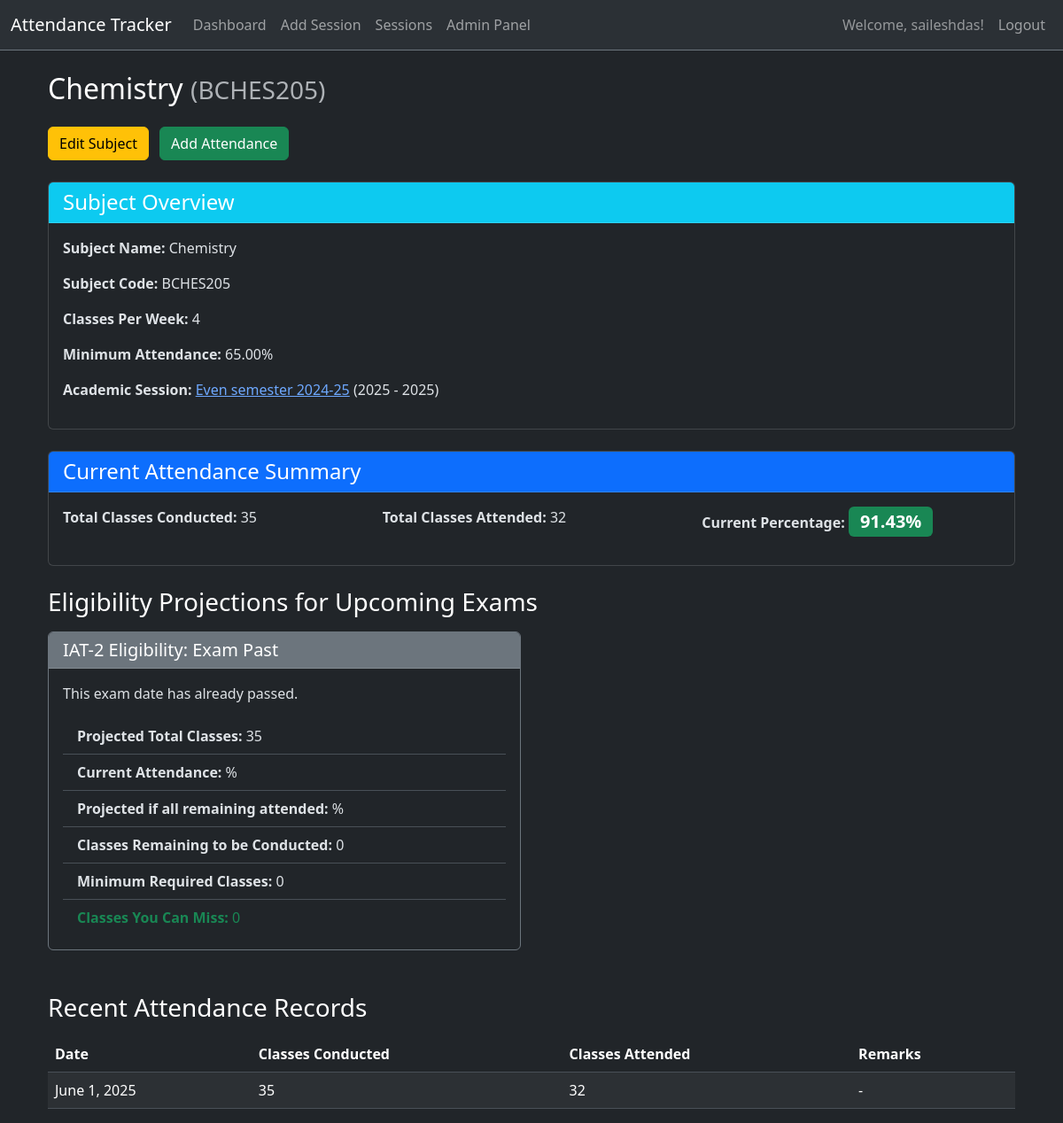
The page /subject/3/ (signed in) on the database its author committed.
### attendance/models.py (models this page shows, shortened)
class Subject(models.Model):
    session = models.ForeignKey(AcademicSession, on_delete=models.CASCADE, related_name='subjects')
    name = models.CharField(max_length=200)
    code = models.CharField(max_length=20, blank=True, null=True, help_text="e.g., CS301")
    classes_per_week = models.PositiveIntegerField(
        help_text="Number of classes (lectures/tutorials) for this subject per week."
    )
    minimum_attendance_percentage = models.DecimalField(
        max_digits=5, decimal_places=2, default=75.00,
        help_text="Minimum attendance required (e.g., 75.00 for 75%)"
    )
    class Meta:
        unique_together = ('session', 'name') # A subject name should be unique within a session

class AcademicSession(models.Model):
    user = models.ForeignKey(User, on_delete=models.CASCADE, related_name='academic_sessions')
    name = models.CharField(max_length=100, help_text="e.g., Odd Semester 2024-2025")
    start_date = models.DateField()
    end_date = models.DateField()
    is_current = models.BooleanField(default=False, help_text="Is this the active session for the user?")
    class Meta:
        unique_together = ('user', 'is_current')
        constraints = [
            models.UniqueConstraint(fields=['user'], condition=models.Q(is_current=True), name='unique_current_session')
        ]

class ExamDate(models.Model):
    session = models.ForeignKey(AcademicSession, on_delete=models.CASCADE, related_name='exam_dates')
    exam_type = models.CharField(
        max_length=100,
        help_text="e.g., Mid-Semester Exam 1, Internal Test 2, End-Semester Exam"
    )
    start_date = models.DateField()
    end_date = models.DateField(null=True, blank=True, help_text="Optional: End date of the exam period") # <--- ADD THIS LINE
    class Meta:
        unique_together = ('session', 'exam_type')
        ordering = ['start_date']

class AttendanceRecord(models.Model):
    subject = models.ForeignKey(Subject, on_delete=models.CASCADE, related_name='attendance_records')
    date = models.DateField()
    classes_conducted = models.PositiveIntegerField(
        default=1, help_text="Number of classes conducted on this date for the subject."
    )
    classes_attended = models.PositiveIntegerField(
        default=0, help_text="Number of classes attended by the student on this date for the subject."
    )
    class Meta:
        unique_together = ('subject', 'date') # Only one attendance record per subject per day
        ordering = ['-date'] # Order records by newest first

### attendance/views.py (the view, shortened to what this page needs)
# urls.py: path('subject/<int:pk>/', views.subject_detail, name='subject_detail'),
@login_required
def subject_detail(request, pk):
    subject = get_object_or_404(Subject, pk=pk, session__user=request.user)
    session = subject.session
    attendance_records = AttendanceRecord.objects.filter(subject=subject).order_by('date')
    total_conducted = sum(rec.classes_conducted for rec in attendance_records)
    total_attended = sum(rec.classes_attended for rec in attendance_records)
    current_percentage = (total_attended / total_conducted * 100) if total_conducted > 0 else 0
    eligibility_info = {}
    exam_dates = ExamDate.objects.filter(session=session).order_by('start_date')
    session_holidays = set(Holiday.objects.filter(session=session).values_list('date', flat=True))
    today = datetime.today().date() # Get current datetime, then extract date part
    MIN_CLASSES_FOR_HISTORICAL_PROJECTION = 5 # Adjust this number as needed (e.g., 10 or 15)
    for exam in exam_dates:
        if exam.start_date <= today:
            eligibility_info[exam.exam_type] = {
                'status': 'Exam Past',
                'detail': 'This exam date has already passed.',
                'total_projected_classes': total_conducted,
                'projected_attended': total_attended,
                'projected_percentage': current_percentage,
                'classes_remaining_to_be_conducted': 0,
                'min_required_classes': 0,
                'classes_to_attend_for_eligibility': 0,
                'classes_can_miss': 0,
            }
            continue
    context = {
        'subject': subject,
        'attendance_records': attendance_records,
        'total_conducted': total_conducted,
        'total_attended': total_attended,
        'current_percentage': current_percentage,
        'eligibility_info': eligibility_info,
    }
    return render(request, 'attendance/subject_detail.html', context)

### attendance/templates/attendance/subject_detail.html (shortened to what this page needs)
{% extends "base.html" %}
{% block content %}
<div class="container mt-4">
    <h2 class="mb-4">{{ subject.name }} <small class="text-muted">({{ subject.code }})</small></h2>
    <div class="mb-4">
        <a href="{% url 'update_subject' pk=subject.pk %}" class="btn btn-warning me-2">Edit Subject</a>
        <a href="{% url 'add_attendance' subject_pk=subject.pk %}" class="btn btn-success me-2">Add Attendance</a>
    </div>
    <div class="card mb-4">
        <div class="card-header bg-info text-white">
            <h4 class="card-title mb-0">Subject Overview</h4>
        </div>
        <div class="card-body">
            <p><strong>Subject Name:</strong> {{ subject.name }}</p>
            <p><strong>Subject Code:</strong> {{ subject.code }}</p>
            <p><strong>Classes Per Week:</strong> {{ subject.classes_per_week }}</p>
            <p><strong>Minimum Attendance:</strong> {{ subject.minimum_attendance_percentage }}%</p>
            <p><strong>Academic Session:</strong> <a href="{% url 'academic_session_list' %}">{{ subject.session.name }}</a> ({{ subject.session.start_date|date:"Y" }} - {{ subject.session.end_date|date:"Y" }})</p>
        </div>
    </div>
    <div class="card mb-4">
        <div class="card-header bg-primary text-white">
            <h4 class="card-title mb-0">Current Attendance Summary</h4>
        </div>
        <div class="card-body">
            <div class="row">
                <div class="col-md-4">
                    <p><strong>Total Classes Conducted:</strong> {{ total_conducted }}</p>
                </div>
                <div class="col-md-4">
                    <p><strong>Total Classes Attended:</strong> {{ total_attended }}</p>
                </div>
                <div class="col-md-4">
                    <p><strong>Current Percentage:</strong> <span class="badge
                        {% if current_percentage >= subject.minimum_attendance_percentage %}bg-success
                        {% elif current_percentage >= subject.minimum_attendance_percentage|add:"-5" %}bg-warning
                        {% else %}bg-danger{% endif %} fs-5">
                        {{ current_percentage|floatformat:2 }}%
                    </span></p>
                </div>
            </div>
        </div>
    </div>
    {% if eligibility_info %}
        <h3 class="mb-3">Eligibility Projections for Upcoming Exams</h3>
        <div class="row">
            {% for exam_type, info in eligibility_info.items %}
            <div class="col-md-6 mb-4">
                <div class="card h-100
                    {% if info.status == 'Good' %}border-success
                    {% elif info.status == 'Good (No Misses Left)' %}border-success
                    {% elif info.status == 'Good (All Classes Done)' %}border-success
                    {% elif info.status == 'Needs Attention' %}border-warning
                    {% elif info.status == 'Ineligible' %}border-danger
                    {% else %}border-secondary{% endif %}">
                    <div class="card-header
                        {% if info.status == 'Good' %}bg-success text-white
                        {% elif info.status == 'Good (No Misses Left)' %}bg-success text-white
                        {% elif info.status == 'Good (All Classes Done)' %}bg-success text-white
                        {% elif info.status == 'Needs Attention' %}bg-warning text-dark
                        {% elif info.status == 'Ineligible' %}bg-danger text-white
                        {% else %}bg-secondary text-white{% endif %}">
                        <h5 class="card-title mb-0">{{ exam_type }} Eligibility: {{ info.status }}</h5>
                    </div>
                    <div class="card-body">
                        <p class="card-text">{{ info.detail }}</p>
                        <ul class="list-group list-group-flush mt-3">
                            <li class="list-group-item"><strong>Projected Total Classes:</strong> {{ info.total_projected_classes }}</li>
                            <li class="list-group-item"><strong>Current Attendance:</strong> {{ info.current_percentage|floatformat:2 }}%</li>
                            <li class="list-group-item"><strong>Projected if all remaining attended:</strong> {{ info.projected_percentage_if_all_attended|floatformat:2 }}%</li>
                            <li class="list-group-item"><strong>Classes Remaining to be Conducted:</strong> {{ info.classes_remaining_to_be_conducted }}</li>
                            <li class="list-group-item"><strong>Minimum Required Classes:</strong> {{ info.min_required_classes }}</li>
                            {% if info.classes_to_attend_for_eligibility > 0 %}
                                <li class="list-group-item text-danger"><strong>Classes to Attend for Eligibility:</strong> {{ info.classes_to_attend_for_eligibility }}</li>
                            {% else %}
                                <li class="list-group-item text-success"><strong>Classes You Can Miss:</strong> {{ info.classes_can_miss }}</li>
                            {% endif %}
                        </ul>
                    </div>
                </div>
            </div>
            {% endfor %}
        </div>
    {% else %}
        <p class="alert alert-info">No upcoming exam dates set for this session to project eligibility.</p>
    {% endif %}
    <h3 class="mt-4 mb-3">Recent Attendance Records</h3>
    {% if attendance_records %}
        <div class="table-responsive">
            <table class="table table-striped table-hover">
                <thead>
                    <tr>
                        <th>Date</th>
                        <th>Classes Conducted</th>
                        <th>Classes Attended</th>
                        <th>Remarks</th>
                    </tr>
                </thead>
                <tbody>
                    {% for record in attendance_records %}
                    <tr>
                        <td>{{ record.date|date:"F j, Y" }}</td>
                        <td>{{ record.classes_conducted }}</td>
                        <td>{{ record.classes_attended }}</td>
                        <td>{{ record.remarks|default:"-" }}</td>
                    </tr>
                    {% endfor %}
                </tbody>
            </table>
        </div>
    {% else %}
        <p class="alert alert-warning">No attendance records found for this subject yet. <a href="{% url 'add_attendance' subject_pk=subject.pk %}">Add one now!</a></p>
    {% endif %}
</div>
{% endblock %}

### attendance_eligibility_project/templates/base.html (shortened to what this page needs)
{% load static %}
<!DOCTYPE html>
<html lang="en">
<head>
    <link href="https://cdn.jsdelivr.net/npm/bootstrap@5.3.3/dist/css/bootstrap.min.css" rel="stylesheet">
    <link rel="stylesheet" href="https://cdn.jsdelivr.net/npm/bootstrap-icons@1.11.3/font/bootstrap-icons.min.css">
    <link rel="stylesheet" href="{% static 'attendance/css/style.css' %}">
</head>
<body class="bg-dark text-white" data-bs-theme="dark">
    <nav class="navbar navbar-expand-lg navbar-dark bg-body-tertiary border-bottom border-secondary">
        <div class="container-fluid">
            <a class="navbar-brand" href="{% url 'dashboard' %}">Attendance Tracker</a>
            <div class="collapse navbar-collapse" id="navbarNav">
                <ul class="navbar-nav me-auto mb-2 mb-lg-0">
                    <li class="nav-item">
                        <a class="nav-link {% if request.resolver_match.url_name == 'dashboard' %}active{% endif %}" aria-current="page" href="{% url 'dashboard' %}">Dashboard</a>
                    </li>
                    <li class="nav-item">
                        <a class="nav-link {% if request.resolver_match.url_name == 'add_academic_session' %}active{% endif %}" href="{% url 'add_academic_session' %}">Add Session</a>
                    </li>
                    <li class="nav-item">
                        <a class="nav-link {% if request.resolver_match.url_name == 'academic_session_list' %}active{% endif %}" href="{% url 'academic_session_list' %}">Sessions</a>
                    </li>
                    <li class="nav-item">
                        <a class="nav-link" href="{% url 'admin:index' %}">Admin Panel</a>
                    </li>
                </ul>
                <ul class="navbar-nav ms-auto">
                    {% if user.is_authenticated %}
                        <li class="nav-item">
                            <span class="nav-link text-white-50">Welcome, {{ user.username }}!</span>
                        </li>
                        <li class="nav-item">
                            <a class="nav-link" href="{% url 'logout' %}">Logout</a>
                        </li>
                    {% endif %}
                </ul>
            </div>
        </div>
    </nav>
    <div class="container mt-4">
        {% block content %}{% endblock %}
    </div>
</body>
</html>

### rows shown on the page
Subject: name "Chemistry", code "BCHES205", classes_per_week "4", minimum_attendance_percentage "65.00", session.name "Even semester 2024-25", session.start_date "2025", session.end_date "2025"
ExamDate: eligibility_info "IAT-2"
AttendanceRecord: date "June 1, 2025", classes_conducted "35", classes_attended "32", remarks "-"

### other values the page prints
{{ user.username }} "saileshdas"
{{ total_conducted }} "35"
{{ total_attended }} "32"
{{ current_percentage|floatformat:2 }} "91.43"
{{ info.status }} "Exam Past"
{{ info.detail }} "This exam date has already passed."
{{ info.total_projected_classes }} "35"
{{ info.classes_remaining_to_be_conducted }} "0"
{{ info.min_required_classes }} "0"
{{ info.classes_can_miss }} "0"
